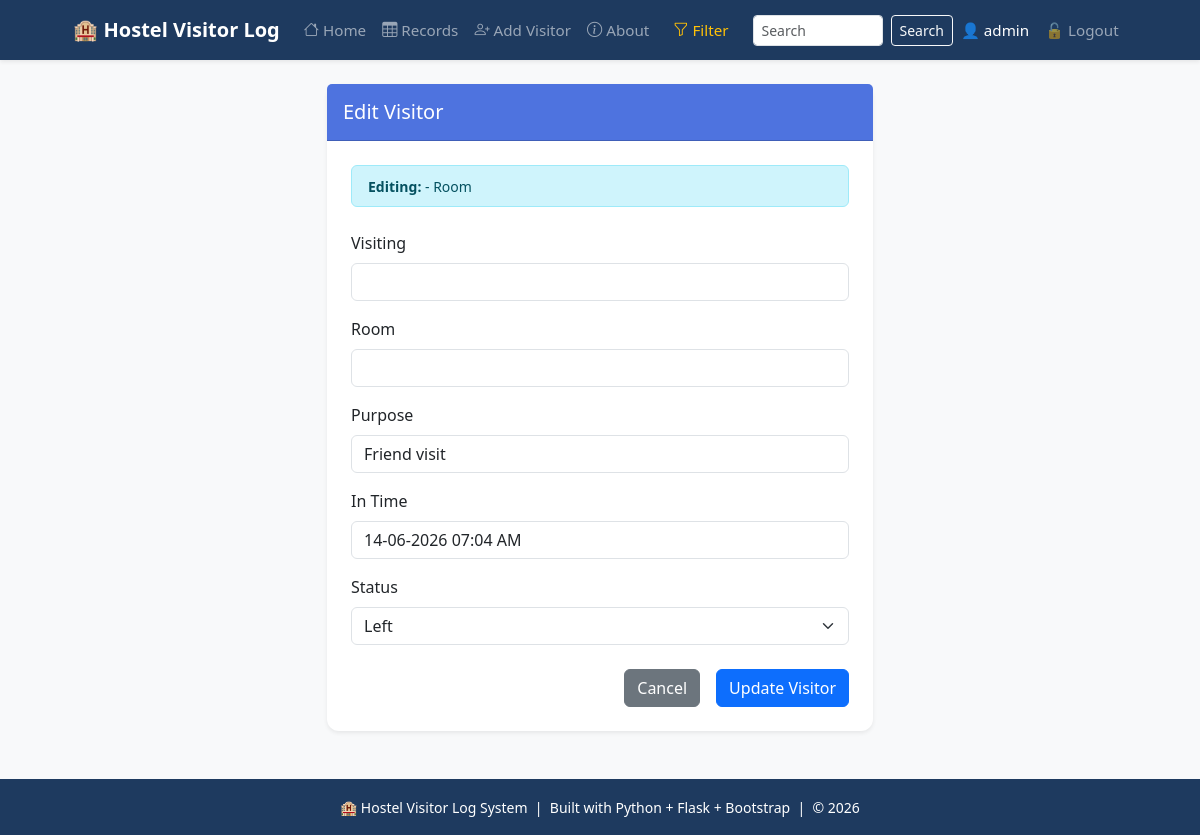
The app's page /edit_visitor/5 (signed in) with its own data.
### tables this page shows
CREATE TABLE visitors (
            id INTEGER PRIMARY KEY AUTOINCREMENT,
            visitor_name TEXT NOT NULL,
            student_name TEXT NOT NULL,
            room_number TEXT NOT NULL,
            purpose TEXT NOT NULL,
            in_time TEXT NOT NULL,
            out_time TEXT NOT NULL DEFAULT 'Still Inside',
            status TEXT DEFAULT 'Inside'
        );

### app.py (the view, shortened to what this page needs)
@app.route('/edit_visitor/<int:id>', methods=['GET', 'POST'])
@login_required
def edit_visitor(id):
    conn = get_db()
    visitor = conn.execute('SELECT * FROM visitors WHERE id = ?', (id,)).fetchone()
    if visitor is None:
        conn.close()
        flash('Visitor not found', 'danger')
        return redirect(url_for('records'))
    conn.close()
    return render_template('edit_visitor.html', visitor=visitor)

### app.py (called while the page is built)
def get_db():
    conn = sqlite3.connect('database.db')
    conn.row_factory = sqlite3.Row
    return conn

def login_required(f):
    @wraps(f)
    def decorated_function(*args, **kwargs):
        if 'username' not in session:
            flash('Please login first', 'warning')
            return redirect(url_for('login'))
        return f(*args, **kwargs)
    return decorated_function

@app.context_processor
def inject_user():
    return dict(current_user=session.get('username'))

### templates/edit_visitor.html (shortened to what this page needs)
{% extends "base.html" %}
{% block content %}
<div class="row justify-content-center">
    <div class="col-md-6">
        <div class="card shadow-sm">
            <div class="card-header py-3" style="background-color: #4e73df;">
                <h5 class="mb-0 text-white">
                     Edit Visitor
                </h5>
            </div>
            <div class="card-body p-4">
                <div class="alert alert-info py-2 mb-4">
                    <small>
                        <strong>Editing: </strong>
                        {{ visitor.visiting }} - Room {{ visitor.room }}
                    </small>
                </div>
                <form method="POST" action="{{ url_for('edit_visitor', id=visitor.id) }}">
                    <div class="mb-3">
                        <label class="form-label">Visiting</label>
                        <input type="text" class="form-control" name="visiting"
                               value="{{ visitor.visiting }}" required>
                    </div>
                    <div class="mb-3">
                        <label class="form-label">Room</label>
                        <input type="text" class="form-control" name="room"
                               value="{{ visitor.room }}" required>
                    </div>
                    <div class="mb-3">
                        <label class="form-label">Purpose</label>
                        <input type="text" class="form-control" name="purpose"
                               value="{{ visitor.purpose }}" required>
                    </div>
                    <div class="mb-3">
                        <label class="form-label">In Time</label>
                        <input type="text" class="form-control" name="in_time"
                               value="{{ visitor.in_time }}" required>
                    </div>
                    <div class="mb-4">
                        <label class="form-label">Status</label>
                        <select class="form-select" name="status" required>
                            <option value="Left" {% if visitor.status == 'Left' %}selected{% endif %}>Left</option>
                        </select>
                    </div>
                    <div class="d-grid gap-2 d-md-flex justify-content-md-end">
                        <a href="{{ url_for('records') }}" class="btn btn-secondary me-md-2">
                             Cancel
                        </a>
                        <button type="submit" class="btn btn-primary">
                             Update Visitor
                        </button>
                    </div>
                </form>
            </div>
        </div>
    </div>
</div>
{% endblock %}

### templates/base.html (style rules this page uses)
:root { --brand: #1e3a5f; }
body { background-color: #f8f9fa; }
.card { border: none; border-radius: 12px; box-shadow: 0 2px 8px rgba(0,0,0,0.08); transition: transform 0.2s, box-shadow 0.2s; }

### records on screen
visitors: purpose "Friend visit", in_time "14-06-2026 07:04 AM", status "Left"

### other values on screen
{{ session.username }} "admin"
